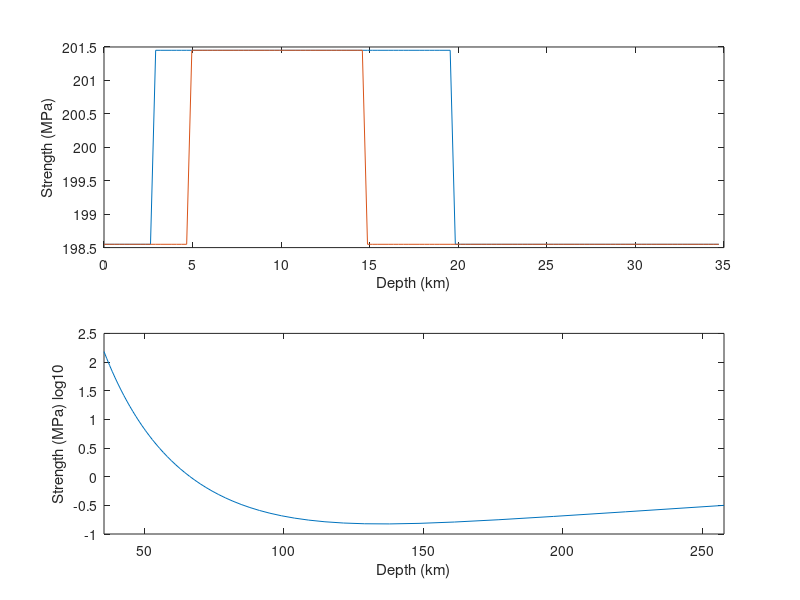

MATLAB code for this plot: (Note: this script raises an error after producing the figure.)
clear all;
% % % % % % % % % % % % % % % % % % % % % % % % % % % % %
%                                                       %
%            Unified earthquake cycles of               %
%          fault slip and viscoelastic strain           %
%                                                       %
%                  Valere Lambert, 2016                 %
%                                                       %
% % % % % % % % % % % % % % % % % % % % % % % % % % % % %

% Simulates unified earthquake cycles including slip on
% two parallel strike-slip faults and viscoelastic strain
% beneath the brittle-ductile transition in 2D antiplane.

% % % % % % % % % % % % % % % % % % % % % % % % % % % % %
%                                                       %
%            P H Y S I C A L   M O D E L                %
%                                                       %
% % % % % % % % % % % % % % % % % % % % % % % % % % % % %

% rigidity (MPa)
G=30e3;

% Boxcar function
boxc=@(x) (x+0.5>=0)-(x-0.5>=0);

% Shear Stress kernels for distributed deformation
s1312=@(D,L,W,x2,x3) G/(2*pi)*( ...
    log((x2-L/2).^2+(x3-D-W).^2) - log((x2+L/2).^2+(x3-D-W).^2) ...
    +log((x2-L/2).^2+(x3+D+W).^2) - log((x2+L/2).^2+(x3+D+W).^2) ...
    -log((x2-L/2).^2+(x3-D).^2) + log((x2+L/2).^2+(x3-D).^2) ...
    -log((x2-L/2).^2+(x3+D).^2) + log((x2+L/2).^2+(x3+D).^2));

s1212=@(D,L,W,x2,x3) G/pi*( ...
    atan((x3-D)./(x2+L/2))-atan((x3-D)./(x2-L/2)) ...
    +atan((x3-D-W)./(x2-L/2))-atan((x3-D-W)./(x2+L/2)) ...
    -atan((x3+D+W)./(x2-L/2))-atan((x3+D)./(x2+L/2)) ...
    +atan((x3+D)./(x2-L/2))+atan((x3+D+W)./(x2+L/2)))...
    - 2*G*boxc(x2/L).*boxc((x3-(2*D+W)/2)/W);

s1213=@(D,L,W,x2,x3) G/(2*pi)*( ...
    log((x2-L/2).^2+(x3-D-W).^2) - log((x2+L/2).^2+(x3-D-W).^2) ...
    -log((x2-L/2).^2+(x3+D+W).^2) + log((x2+L/2).^2+(x3+D+W).^2) ...
    -log((x2-L/2).^2+(x3-D).^2) + log((x2+L/2).^2+(x3-D).^2) ...
    +log((x2-L/2).^2+(x3+D).^2) - log((x2+L/2).^2+(x3+D).^2));

s1313=@(D,L,W,x2,x3) G/pi*( ...
    atan((x2+L/2)./(x3-D))  -atan((x2-L/2)./(x3-D)) ...
    -atan((x2+L/2)./(x3-D-W))+atan((x2-L/2)./(x3-D-W)) ...
    +atan((x2+L/2)./(x3+D))  -atan((x2-L/2)./(x3+D)) ...
    -atan((x2+L/2)./(x3+D+W))+atan((x2-L/2)./(x3+D+W)))...
    - 2*G*boxc(x2/L).*boxc((x3-(2*D+W)/2)/W);

% Stress kernels for fault slip
s12h=@(x2,x3,y2,y3,Wf) G*( ...
    -(x3-y3)./((x2-y2).^2+(x3-y3).^2)+(x3+y3)./((x2-y2).^2+(x3+y3).^2) ...
    +(x3-y3-Wf)./((x2-y2).^2+(x3-y3-Wf).^2)-(x3+y3+Wf)./((x2-y2).^2+(x3+y3+Wf).^2) ...
    )/2/pi;

s13h=@(x2,x3,y2,y3,Wf) G*( ...
    (x2-y2)./((x2-y2).^2+(x3-y3).^2)-(x2-y2)./((x2-y2).^2+(x3+y3).^2) ...
    -(x2-y2)./((x2-y2).^2+(x3-y3-Wf).^2)+(x2-y2)./((x2-y2).^2+(x3+y3+Wf).^2) ...
    )/2/pi;

% Displacement Kernels for distributed deformation
uk12=@(D,L,W,x2,x3) 1/(2*pi)*( ...
    (x3-D-W).*log((x2-L/2).^2+(x3-D-W).^2) ...
    -(x3-D-W).*log((x2+L/2).^2+(x3-D-W).^2) ...
    -(x3-D).*log((x2-L/2).^2+(x3-D).^2) ...
    +(x3-D).*log((x2+L/2).^2+(x3-D).^2) ...
    +2*(x2-L/2).*(atan((x3-D-W)./(x2-L/2))-atan((x3-D)./(x2-L/2))) ...
    +2*(x2+L/2).*(atan((x3-D)./(x2+L/2))-atan((x3-D-W)./(x2+L/2))) ...
    +(x3+D+W).*log((x2+L/2).^2+(x3+D+W).^2) ...
    -(x3+D+W).*log((x2-L/2).^2+(x3+D+W).^2) ...
    -(x3+D).*log((x2+L/2).^2+(x3+D).^2) ...
    +(x3+D).*log((x2-L/2).^2+(x3+D).^2) ...
    +2*(x2+L/2).*(atan((x3+D+W)./(x2+L/2))-atan((x3+D)./(x2+L/2))) ...
    +2*(x2-L/2).*(atan((x3+D)./(x2-L/2))-atan((x3+D+W)./(x2-L/2))) ...
    );

uk13=@(D,L,W,x2,x3) 1/(2*pi)*( ...
    (x2-L/2).*log((x2-L/2).^2+(x3-D-W).^2) ...
    -(x2+L/2).*log((x2+L/2).^2+(x3-D-W).^2) ...
    -(x2-L/2).*log((x2-L/2).^2+(x3-D).^2) ...
    +(x2+L/2).*log((x2+L/2).^2+(x3-D).^2) ...
    +2*(x3-W-D).*(atan((x2-L/2)./(x3-D-W))-atan((x2+L/2)./(x3-D-W))) ...
    +2*(x3-D).*(atan((x2+L/2)./(x3-D))-atan((x2-L/2)./(x3-D))) ...
    +(x2-L/2).*log((x2-L/2).^2+(x3+D+W).^2) ...
    -(x2+L/2).*log((x2+L/2).^2+(x3+D+W).^2) ...
    -(x2-L/2).*log((x2-L/2).^2+(x3+D).^2) ...
    +(x2+L/2).*log((x2+L/2).^2+(x3+D).^2) ...
    +2*(x3+W+D).*(atan((x2-L/2)./(x3+D+W))-atan((x2+L/2)./(x3+D+W))) ...
    +2*(x3+D).*(atan((x2+L/2)./(x3+D))-atan((x2-L/2)./(x3+D))) ...
    );

% Displacement kernels for fault slip
u1h=@(x2,x3,y2,y3,W) ...
    (+atan((x3-y3)./(x2-y2))-atan((x3+y3)./(x2-y2)) ...
     -atan((x3-y3-W)./(x2-y2))+atan((x3+y3+W)./(x2-y2)) ...
    )/2/pi;

%% % % % % % % % % % % % % % % % % % % % % % % % % % % %
%                                                      %
%                        M E S H                       %
%                                                      %
% % % % % % % % % % % % % % % % % % % % % % % % % % %  %

%            -25 km       0       25 km
% _______________________________________________ 0 km    --------> x2
%               |                   |                    |
%               |                   |                    |
%               |      Brittle      |                    |
%               |                   |                    V
%               |                   |                    x3
%          West | fault        East | fault
% ----------------------------------------------- 35 km
%
%              Viscoelastic Shear Zones
%

% Fault Meshes
% West Fault (m)
y2_W=-25e3;
y3=0e3;

% East Fault (m)
y2_E=25e3;

% Brittle-Ductile Tranisition Depth (m)
Transition=35e3;

% Number of patches
ss.M=120;

dz=Transition/ss.M;
fpoles=y3+(0:ss.M)'*dz;
% Tops of fault patches
ss.y3f=fpoles(1:end-1);
% Width of fault patches
Wf=ones(ss.M,1)*dz;
%%
% Shear Zone Mesh
ss.Nx=50;
ss.Nz=50;
eps=1e-12;

% Shear zone Grid
% edges along x3
ss.polesz=Transition+tan((0:ss.Nz)'*pi/(2.2*(ss.Nz+eps)))*Transition;

% center of shear zone (x3)
ss.x3c=(ss.polesz(2:end)+ss.polesz(1:end-1))/2;

% shear zone width
W=ss.polesz(2:end)-ss.polesz(1:end-1);

xx3t=repmat(ss.polesz(1:end-1)',ss.Nx,1);  % tops
xx3b=repmat(ss.polesz(2:end)',  ss.Nx,1);  % bottoms
xx3c=repmat(ss.x3c',ss.Nx,1);              % centers

% edges along x2
ss.polesxc=(2*y2_W/1e3:(2*y2_E-2*y2_W)/(26e3):2*y2_E/1e3)'*1e3;
edges= floor(ss.Nx-length(ss.polesxc)+1)/2;
ss.polesxl=flipud(min(ss.polesxc)-tan((0:edges)'*pi/(2.2*(edges)+eps))*Transition);
ss.polesxr=max(ss.polesxc)+tan((0:edges)'*pi/(2.2*(edges)+eps))*Transition;
ss.polesx=[ss.polesxl(1:end-1);ss.polesxc;ss.polesxr(2:end)];

% center of shear zone (x2)
ss.x2c=(ss.polesx(2:end)+ss.polesx(1:end-1))/2;

% shear zone length
L=ss.polesx(2:end)-ss.polesx(1:end-1);
xx2l=repmat(ss.polesx(1:end-1),1,length(ss.x3c));  % left edge
xx2r=repmat(ss.polesx(2:end),  1,length(ss.x3c));  % right edge
xx2c=repmat(ss.x2c,1,length(ss.x3c));              % center

%%

% Grid points
xpointsFW=[repmat(y2_W-0.15e3,length(ss.y3f),1),...
          repmat(y2_W+0.15e3,length(ss.y3f),1),...
          repmat(y2_W+0.15e3,length(ss.y3f),1),...
          repmat(y2_W-0.15e3,length(ss.y3f),1)]';

xpointsFEV=[repmat(y2_E-0.15e3,length(ss.y3f),1),...
  repmat(y2_E+0.15e3,length(ss.y3f),1),...
  repmat(y2_E+0.15e3,length(ss.y3f),1),...
  repmat(y2_E-0.15e3,length(ss.y3f),1)]';

zpointsF=[repmat(fpoles(1:end-1),1,1),...
          repmat(fpoles(1:end-1),1,1),...
          repmat(fpoles(2:end),1,1),...
          repmat(fpoles(2:end),1,1)]';

xpoints=[xx2l(:)';xx2r(:)';xx2r(:)';xx2l(:)'];
zpoints=[xx3t(:)';xx3t(:)';xx3b(:)';xx3b(:)'];

%%
% Surface points
x2GPS=(-400:10:399)'*1e3;
%%
% Stress kernels from fault
ss.k12W=zeros(length(xx2c(:)),ss.M);
ss.k13W=zeros(length(xx2c(:)),ss.M);
ss.k12E=zeros(length(xx2c(:)),ss.M);
ss.k13E=zeros(length(xx2c(:)),ss.M);

ss.KWE=zeros(ss.M,ss.M);
ss.KWW=zeros(ss.M,ss.M);
ss.KEW=zeros(ss.M,ss.M);
ss.KEE=zeros(ss.M,ss.M);

ss.ku1W=zeros(length(x2GPS),ss.M);
ss.ku1E=zeros(length(x2GPS),ss.M);
% Fields from Faults
for k=1:ss.M
    % we evaluate the stress at the center of the shear zones
    ss.k12W(:,k)=s12h(xx2c(:),xx3c(:),y2_W,ss.y3f(k),Wf(k));
    ss.k13W(:,k)=s13h(xx2c(:),xx3c(:),y2_W,ss.y3f(k),Wf(k));

    ss.k12E(:,k)=s12h(xx2c(:),xx3c(:),y2_E,ss.y3f(k),Wf(k));
    ss.k13E(:,k)=s13h(xx2c(:),xx3c(:),y2_E,ss.y3f(k),Wf(k));

    % we evaluate the stress at the center of the fault patches
    ss.KWE(:,k)=s12h(y2_E,ss.y3f+dz/2,y2_W,ss.y3f(k),Wf(k));
    ss.KWW(:,k)=s12h(y2_W,ss.y3f+dz/2,y2_W,ss.y3f(k),Wf(k));
    ss.KEW(:,k)=s12h(y2_W,ss.y3f+dz/2,y2_E,ss.y3f(k),Wf(k));
    ss.KEE(:,k)=s12h(y2_E,ss.y3f+dz/2,y2_E,ss.y3f(k),Wf(k));

    % Displacement kernels
    ss.ku1W(:,k)=u1h(x2GPS,0,y2_W,ss.y3f(k),Wf(k));
    ss.ku1E(:,k)=u1h(x2GPS,0,y2_E,ss.y3f(k),Wf(k));
end

% Stress kernels from shear zones
ss.k1312=zeros(length(ss.x2c)*length(ss.x3c));
ss.k1313=zeros(length(ss.x2c)*length(ss.x3c));
ss.k1212=zeros(length(ss.x2c)*length(ss.x3c));
ss.k1213=zeros(length(ss.x2c)*length(ss.x3c));

ss.k1212fW=zeros(length(ss.y3f),length(ss.x2c)*length(ss.x3c));
ss.k1312fW=zeros(length(ss.y3f),length(ss.x2c)*length(ss.x3c));
ss.k1213fW=zeros(length(ss.y3f),length(ss.x2c)*length(ss.x3c));
ss.k1313fW=zeros(length(ss.y3f),length(ss.x2c)*length(ss.x3c));

ss.k1212fE=zeros(length(ss.y3f),length(ss.x2c)*length(ss.x3c));
ss.k1312fE=zeros(length(ss.y3f),length(ss.x2c)*length(ss.x3c));
ss.k1213fE=zeros(length(ss.y3f),length(ss.x2c)*length(ss.x3c));
ss.k1313fE=zeros(length(ss.y3f),length(ss.x2c)*length(ss.x3c));

% Establish displacement kernels
ss.ku12=zeros(length(x2GPS),length(ss.x2c)*length(ss.x3c));
ss.ku13=zeros(length(x2GPS),length(ss.x2c)*length(ss.x3c));

% Fields from Shear zones
for kx=1:length(ss.x2c)
    for kz=1:length(ss.x3c)
        % we evaluate the stress at the center of the shear zones
        ss.k1212(:,(kz-1)*ss.Nx+kx)=s1212(ss.polesz(kz),L(kx),W(kz),xx2c(:)-ss.x2c(kx),xx3c(:));
        ss.k1312(:,(kz-1)*ss.Nx+kx)=s1312(ss.polesz(kz),L(kx),W(kz),xx2c(:)-ss.x2c(kx),xx3c(:));
        ss.k1213(:,(kz-1)*ss.Nx+kx)=s1213(ss.polesz(kz),L(kx),W(kz),xx2c(:)-ss.x2c(kx),xx3c(:));
        ss.k1313(:,(kz-1)*ss.Nx+kx)=s1313(ss.polesz(kz),L(kx),W(kz),xx2c(:)-ss.x2c(kx),xx3c(:));

        % we evaluate stress at the center of the fault patches
        ss.k1212fW(:,(kz-1)*ss.Nx+kx)=s1212(ss.polesz(kz),L(kx),W(kz),y2_W-ss.x2c(kx),ss.y3f(:)+dz/2);
        ss.k1312fW(:,(kz-1)*ss.Nx+kx)=s1312(ss.polesz(kz),L(kx),W(kz),y2_W-ss.x2c(kx),ss.y3f(:)+dz/2);
        ss.k1213fW(:,(kz-1)*ss.Nx+kx)=s1213(ss.polesz(kz),L(kx),W(kz),y2_W-ss.x2c(kx),ss.y3f(:)+dz/2);
        ss.k1313fW(:,(kz-1)*ss.Nx+kx)=s1313(ss.polesz(kz),L(kx),W(kz),y2_W-ss.x2c(kx),ss.y3f(:)+dz/2);

        ss.k1212fE(:,(kz-1)*ss.Nx+kx)=s1212(ss.polesz(kz),L(kx),W(kz),y2_E-ss.x2c(kx),ss.y3f(:)+dz/2);
        ss.k1312fE(:,(kz-1)*ss.Nx+kx)=s1312(ss.polesz(kz),L(kx),W(kz),y2_E-ss.x2c(kx),ss.y3f(:)+dz/2);
        ss.k1213fE(:,(kz-1)*ss.Nx+kx)=s1213(ss.polesz(kz),L(kx),W(kz),y2_E-ss.x2c(kx),ss.y3f(:)+dz/2);
        ss.k1313fE(:,(kz-1)*ss.Nx+kx)=s1313(ss.polesz(kz),L(kx),W(kz),y2_E-ss.x2c(kx),ss.y3f(:)+dz/2);

        % we evaluate the displacement at the top of the patches
        ss.ku12(:,(kz-1)*ss.Nx+kx)=uk12(ss.polesz(kz),L(kx),W(kz),x2GPS(:)-ss.x2c(kx),0*x2GPS(:));
        ss.ku13(:,(kz-1)*ss.Nx+kx)=uk13(ss.polesz(kz),L(kx),W(kz),x2GPS(:)-ss.x2c(kx),0*x2GPS(:));
    end
end

%% % % % % % % % % % % % % % % % % % % % % % % % % % % %
%                                                      %
%         F R I C T I O N   P A R A M E T E R S        %
%                                                      %
% % % % % % % % % % % % % % % % % % % % % % % % % % % %%

% Confining pressure (MPa) and Temperature (K)
k  = 3.138; % thermal conductivity (W/m/K)
Cp = 1171 ; % specific heat (J/kg/K)
Rm = 3330 ; % mantle density (kg/m^3)

Pconf       = Rm*9.8*ss.x3c/1e6;  % Shear zones
Pconf_fault = Rm*9.8*(ss.y3f+dz); % Faults

Kappa     = k / (Rm * Cp); % Thermal diffusivity (m^2/s)
Age_plate = 2e15; % seconds
ss.Tprof  = 300+1380*erf(ss.x3c/(sqrt(4* Kappa * Age_plate)));  % Kelvin

% default friction properties (velocity-weakening friction)
% effective confining pressure (MPa)
ss.sigmab = 1000;

% frictional parameters
ss.aW = 1e-3*ones(size(ss.y3f));
ss.bW = ss.aW+2.1e-4*ones(size(ss.y3f));

ss.aE = 1e-3*ones(size(ss.y3f));
ss.bE = ss.aE+2.1e-4*ones(size(ss.y3f));

% static friction coefficient
ss.mu0 = 0.2*ones(size(ss.y3f));

% characteristic weakening distance (m)
ss.L = 0.012*ones(size(ss.y3f));

% plate velocity (m/s)
ss.V_plate = 1e-9*ones(size(ss.y3f));

% reference slip rate (m/s)
ss.Vo = 1e-6*ones(size(ss.y3f));

% shear wave speed (m/s)
ss.Vs = 3e3*ones(size(ss.y3f));

% Velocity-strengthening at edges
% West fault: 5-15km velocity-weakening
topW    = floor(5e3/(Transition/ss.M));
bottomW = ceil(15e3/(Transition/ss.M));
ss.bW(1:topW)      = ss.aW(1:topW)-2.1e-4*ones(topW,1);
ss.bW(bottomW:end) = ss.aW(bottomW:end)-2.1e-4*ones(length(ss.aW(bottomW:end)),1);

% East fault: 3-20km velocity-weakening
topE    = floor(3e3/(Transition/ss.M));
bottomE = ceil(20e3/(Transition/ss.M));
ss.bE(1:topE)      = ss.aE(1:topE)-2.1e-4*ones(topE,1);
ss.bE(bottomE:end) = ss.aE(bottomE:end)-2.1e-4*ones(length(ss.aE(bottomE:end)),1);

%% % % % % % % % % % % % % % % % % % % % % % % % % % % %
%                                                      %
%                   R H E O L O G Y                    %
%                                                      %
% % % % % % % % % % % % % % % % % % % % % % % % % % % %%
% Values taken for wet olivine - Hirth, G. and D. Kohlstedt (2003)

% Driving strain rate (1/s)
ss.e12p_plate = 1e-14*ones(length(ss.x2c)*length(ss.x3c),1);
ss.e13p_plate =      zeros(length(ss.x2c)*length(ss.x3c),1);

% Rheological Parameters
% Reference Strain Rate (for stress in MPa)
ss.Adif = 1e6*ones(length(ss.x3c)*length(ss.x2c),1);
ss.Adis = 90 *ones(length(ss.x3c)*length(ss.x2c),1);

% Power-Law Exponent
ss.n = 3.5*ones(length(ss.x3c)*length(ss.x2c),1);

% Activation Energy Wet Oliving (J/mol)
ss.Qdif = 335e3*ones(length(ss.x3c)*length(ss.x2c),1);
ss.Qdis = 480e3*ones(length(ss.x3c)*length(ss.x2c),1);

% Activation Volume (m^3/mol)
ss.Voldif = 4e-6*ones(length(ss.x3c)*length(ss.x2c),1);
ss.Voldis = 11e-6*ones(length(ss.x3c)*length(ss.x2c),1);

% Grain size (m)
ss.d    = 1e-2*ones(length(ss.x3c)*length(ss.x2c),1);
ss.pexp = 3*ones(length(ss.x3c)*length(ss.x2c),1);

% Water fugacity (H/10^6 Si)
ss.COH = 1000*ones(length(ss.x3c)*length(ss.x2c),1);
ss.r   = 1.2*ones(length(ss.x3c)*length(ss.x2c),1);

% Pressure (Pa)
ss.P = repmat(1e6*Pconf',length(ss.x2c),1);
ss.P = reshape(ss.P,[length(ss.x2c)*length(ss.x3c),1]);

% Temperature (K)
Te0 = repmat(ss.Tprof',length(ss.x2c),1);
Te0 = reshape(Te0,[length(ss.x2c)*length(ss.x3c),1]);

% Coefficients for dislocation and diffusion creep
ss.Const_dis = ss.Adis.*exp(-(ss.Qdis+ss.P.*ss.Voldis)./(8.314.*Te0)).*ss.COH.^(ss.r);
ss.Const_diff = ss.Adif.*exp(-(ss.Qdif+ss.P.*ss.Voldif)./(8.314.*Te0)).*ss.COH.^(ss.r).*ss.d.^(-ss.pexp);

% Strengh profile
s120 = (ss.e12p_plate./ss.Const_dis).^(1./ss.n);
s130 = zeros(size(s120));
e120 = zeros(size(s120));
e130 = zeros(size(s120));

% Fault Strength
ss.strength_E = ss.sigmab.*(ss.mu0+(ss.aE-ss.bE).*log(ss.V_plate./ss.Vo))+G*ss.V_plate./(2*ss.Vs);
ss.strength_W = ss.sigmab.*(ss.mu0+(ss.aW-ss.bW).*log(ss.V_plate./ss.Vo))+G*ss.V_plate./(2*ss.Vs);

% Plot strength profiles
figure(1);clf;
subplot(2,1,1);
plot(ss.y3f/1e3,ss.strength_E,ss.y3f/1e3,ss.strength_W)
xlabel('Depth (km)')
ylabel('Strength (MPa)');
subplot(2,1,2);
plot(ss.x3c/1e3,log10(s120(1:length(ss.x2c):end)))
xlim([ss.x3c(1)/1e3,ss.x3c(end)/1e3]);
xlabel('Depth (km)')
ylabel('Strength (MPa) log10');


%% % % % % % % % % % % % % % % % % % % % % % % % % % % %
%                                                       %
%         N U M E R I C A L   S O L U T I O N           %
%                                                       %
% % % % % % % % % % % % % % % % % % % % % % % % % % % % %

% state parameters
ss.dgfF=3;
ss.dgfS=4;
%% Initialize State Vector
Y0=zeros(ss.M*ss.dgfF+ss.M*ss.dgfF+length(ss.x2c)*length(ss.x3c)*ss.dgfS,1);

% Fault patches
Y0(1:ss.dgfF:ss.M*ss.dgfF)=zeros(size(ss.y3f));
Y0(2:ss.dgfF:ss.M*ss.dgfF)=ss.strength_W;
Y0(3:ss.dgfF:ss.M*ss.dgfF)=log(ss.Vo./ss.V_plate);

Y0(ss.M*ss.dgfF+1:ss.dgfF:2*ss.M*ss.dgfF)=zeros(size(ss.y3f));
Y0(ss.M*ss.dgfF+2:ss.dgfF:2*ss.M*ss.dgfF)=ss.strength_E;
Y0(ss.M*ss.dgfF+3:ss.dgfF:2*ss.M*ss.dgfF)=log(ss.Vo./ss.V_plate);

% Shear zones
Y0(2*ss.M*ss.dgfF+1:ss.dgfS:end)=s120;
Y0(2*ss.M*ss.dgfF+2:ss.dgfS:end)=s130;
Y0(2*ss.M*ss.dgfF+3:ss.dgfS:end)=e120;
Y0(2*ss.M*ss.dgfF+4:ss.dgfS:end)=e130;

% initialize the function handle with
% set constitutive parameters
yp=@(t,y) ode2Faults(t,y,ss);
tic
% Solve the system
options=odeset('Refine',1,'RelTol',3e-7,'InitialStep',1e-3,'MaxStep',3e6);
[t,Y]=ode45(yp,[0 100*3.15e7],Y0,options);
toc
%%
% Compute the instantaneous derivative
Yp=zeros(length(t)-1,size(Y,2));
for k=1:length(t)-1
    Yp(k,:)=(Y(k+1,:)-Y(k,:))/(t(k+1)-t(k));
end

%% % % % % % % % % % % % % % % % % % % % % % % % % % % %
%                                                      %
%                    F I G U R E S                     %
%                                                      %
% % % % % % % % % % % % % % % % % % % % % % % % % % % %%

% Strain rate at center
Ep=sqrt(Yp(:,2*ss.M*ss.dgfF+floor(length(ss.x2c)/2)*ss.dgfS+3:ss.dgfS*length(ss.x2c):end)'.^2 +...
        Yp(:,2*ss.M*ss.dgfF+floor(length(ss.x2c)/2)*ss.dgfS+4:ss.dgfS*length(ss.x2c):end)'.^2);

% Velocity
V_W=Yp(:,1:ss.dgfF:ss.M*ss.dgfF);
V_E=Yp(:,ss.M*ss.dgfF+1:ss.dgfF:2*ss.M*ss.dgfF);

% Maximum Velocity
VWmax=zeros(length(t)-1,1);
VEmax=zeros(length(t)-1,1);
for ts=1:length(t)-1
    VWmax(ts)=max(V_W(ts,:));
    VEmax(ts)=max(V_E(ts,:));
end

%%
% % % % % % % % % % % % % % % % % % % % % % % % % % % % %
%                    Function of Time                   %
% % % % % % % % % % % % % % % % % % % % % % % % % % % % %
figure(1);clf;set(gcf,'name','Time Evolution')
f1=subplot(5,1,1);cla;
pcolor(t(1:end-1)/3.15e7,ss.y3f/1e3,log10(V_W')), shading flat
set(gca,'YDir','reverse');

h=colorbar('Location','NorthOutside');
caxis([min(min(log10(V_W))) max(max(log10(V_W)))]);
colormap(f1,parula);
title(h,'Slip Rate West (m/s)')
xlabel('Time (yr)')
ylabel('Depth (km)');

f2=subplot(5,1,2);cla;
pcolor(t(1:end-1)/3.15e7,ss.y3f/1e3,log10(V_E')), shading flat
set(gca,'YDir','reverse');

h=colorbar('Location','NorthOutside');
caxis([min(min(log10(V_W))) max(max(log10(V_W)))]);
colormap(f2,parula);
title(h,'Slip Rate East (m/s)')
xlabel('Time (yr)')
ylabel('Depth (km)');

f3=subplot(5,1,3);cla;
pcolor(t(1:end-1)/3.15e7,ss.x3c/1e3,log10(Ep)), shading flat
set(gca,'YDir','reverse');

caxis([log10(min(min(Ep))) log10(max(max(Ep)))]);
h1=colorbar('Location','NorthOutside');
colormap(f3,hot);
title(h1,'Strain Rate (1/s)')
xlabel('Time (Yr)')
ylabel('Depth (km)');

subplot(5,1,4);cla;
plot(t(1:end-1)/3.15e7,log10(VWmax),t(1:end-1)/3.15e7,log10(VEmax))
xlabel('Time (Yr)')
ylabel('Velocity (m/s) log10')
title('Maximum slip rates on faults')

subplot(5,1,5);cla;
plot(t(1:end-1)/3.15e7,log10(V_W(:,floor((topW+bottomW)/2))),...
     t(1:end-1)/3.15e7,log10(V_E(:,floor((topE+bottomE)/2))))
xlabel('Time (Yr)')
ylabel('Velocity (m/s) log10')
title('Time series at center of seismogenic zones')

% % % % % % % % % % % % % % % % % % % % % % % % % % % % %
%                Function of Time Steps                 %
% % % % % % % % % % % % % % % % % % % % % % % % % % % % %
f1=figure(2);clf;set(gcf,'name','Time Step Evolution')

subplot(5,1,1);cla;
pcolor(1:length(t)-1,ss.y3f/1e3,log10(V_W')), shading flat
set(gca,'YDir','reverse');

h=colorbar('Location','NorthOutside');
caxis([min(min(log10(V_W))) max(max(log10(V_W)))]);
colormap(f1,parula);
title(h,'Slip Rate West (m/s)')
xlabel('Time Steps')
ylabel('Depth (km)');

f2=subplot(5,1,2);cla;
pcolor(1:length(t)-1,ss.y3f/1e3,log10(V_E')), shading flat
set(gca,'YDir','reverse');

h=colorbar('Location','NorthOutside');
caxis([min(min(log10(V_W))) max(max(log10(V_W)))]);
colormap(f2,parula);
title(h,'Slip Rate East (m/s)')
xlabel('Time Steps')
ylabel('Depth (km)');

f3=subplot(5,1,3);cla;
pcolor(1:length(t)-1,ss.x3c/1e3,log10(Ep)), shading flat
set(gca,'YDir','reverse');

caxis([log10(min(min(Ep))) log10(max(max(Ep)))]);
h1=colorbar('Location','NorthOutside');
colormap(f3,hot);
title(h1,'Strain Rate (1/s)')
xlabel('Time Steps')
ylabel('Depth (km)');

subplot(5,1,4);cla;
plot(1:length(t)-1,log10(VWmax),1:length(t)-1,log10(VEmax))
xlabel('Time Steps')
ylabel('Velocity (m/s) log10')
title('Maximum slip rates on faults')

subplot(5,1,5);cla;
plot(1:length(t)-1,log10(V_W(:,floor((topW+bottomW)/2))),...
     1:length(t)-1,log10(V_E(:,floor((topE+bottomE)/2))))
xlabel('Time Steps')
ylabel('Velocity (m/s) log10')
title('Time series at center of seismogenic zones')
